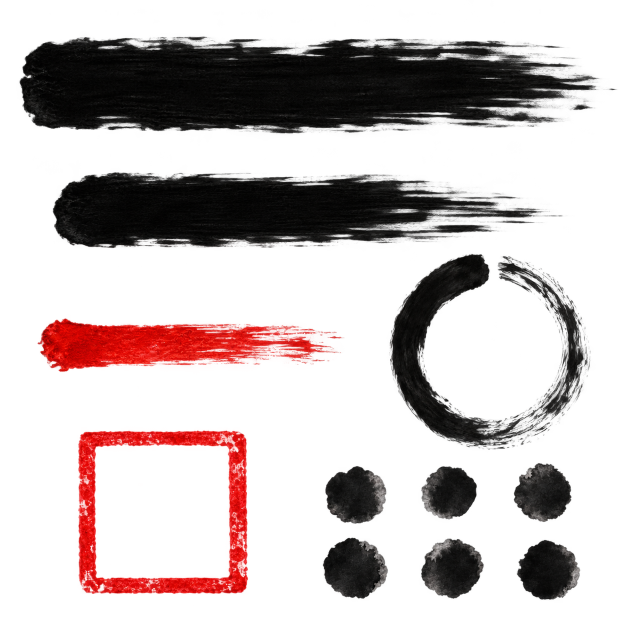
#> input picture tools/ui/src/commander_ink_sheet.webp, 1254 x 1254 px (shown at 1/2 size)
$ python commander_sheet.py
#> lines starting #> are read from the running program, lines starting #| are printed output that depends on the picture; after the words box and inside, x2 and y2 are one past the last pixel; in counts of white or black regions, pixels touching at a corner belong together
#!/usr/bin/env python3
"""Cut the commander UI's sumi brush art out of one painted sprite sheet.

    python3 tools/ui/commander_sheet.py [tools/ui/src/commander_ink_sheet.webp]

The sheet (transparent background) holds, top to bottom: a huge wide stroke
(the cut-in band), a wide stroke (the old banner, now taken from the second
sheet by team_sheet.py), a vermilion stroke and an enso, a vermilion hanko
seal and six ink drops. Each piece is cropped, cleaned of
stray specks, toned (vermilion for the reds, cream for the enso so it reads on
black ink) and written to assets/ui/ink/cmd_*.webp.
"""
import os
import sys

import numpy as np
from PIL import Image
from scipy import ndimage

ROOT = os.path.join(os.path.dirname(os.path.abspath(__file__)), "..", "..")
SRC = sys.argv[1] if len(sys.argv) > 1 else os.path.join(ROOT, "tools", "ui", "src", "commander_ink_sheet.webp")
OUT = os.path.join(ROOT, "assets", "ui", "ink")
VERMILION = np.array([186, 48, 38], np.float32)
PAPER = np.array([239, 230, 207], np.float32)


def pieces(a):
    """Bounding boxes of the painted pieces, largest first."""
    lab, n = ndimage.label(ndimage.binary_dilation(a[..., 3] > 24, iterations=10))
    boxes = []
    for i, sl in enumerate(ndimage.find_objects(lab)):
        area = int(((lab[sl] == i + 1) & (a[sl][..., 3] > 24)).sum())
        boxes.append((area, sl))
    return [sl for _, sl in sorted(boxes, key=lambda b: -b[0])]


def clean(c, keep=0.01, pad=8):
    """Drop specks (components under `keep` of the largest), then pad."""
    m = c[..., 3] > 24
    lab, n = ndimage.label(ndimage.binary_dilation(m, iterations=2))
    if n > 1:
        sizes = ndimage.sum(m, lab, range(1, n + 1))
        small = np.isin(lab, [i + 1 for i, s in enumerate(sizes) if s < keep * sizes.max()])
        c = c.copy()
        c[small, 3] = 0
    out = np.zeros((c.shape[0] + 2 * pad, c.shape[1] + 2 * pad, 4), np.uint8)
    out[pad:-pad, pad:-pad] = c
    return out


def lum(c):
    return c[..., :3].astype(np.float32).mean(axis=2) / 255.0


def tint(c, rgb, fade=0.0):
    """Recolour to `rgb`, keeping the alpha; `fade` thins the paler, dry parts."""
    o = c.copy().astype(np.float32)
    o[..., :3] = rgb
    o[..., 3] *= 1 - fade * lum(c)
    return o.clip(0, 255).astype(np.uint8)


def vermilion(c):
    """Bright red -> vermilion, keeping the paint's light and dark."""
    o = c.copy().astype(np.float32)
    shade = np.clip(o[..., 0] / 225.0, 0.55, 1.15)[..., None]
    o[..., :3] = VERMILION * shade + (o[..., 1:2] + o[..., 2:3]) * 0.25  # pale flecks stay pale
    return o.clip(0, 255).astype(np.uint8)


def save(arr, name, width=None, height=None, q=88):
    im = Image.fromarray(arr, "RGBA")
    if width:
        im = im.resize((width, max(1, round(im.height * width / im.width))), Image.LANCZOS)
    elif height:
        im = im.resize((max(1, round(im.width * height / im.height)), height), Image.LANCZOS)
    im.save(os.path.join(OUT, name), "WEBP", quality=q, method=6, exact=True)
    print(name, im.size)


def main():
    a = np.asarray(Image.open(SRC).convert("RGBA"))
#> a is the input picture: shape (1254, 1254, 4); mean R, G, B, A 57.2, 4.9, 4.6, 69.2
    big, small = pieces(a)[:5], pieces(a)[5:11]
#> in pieces, `lab, n = ndimage.label(ndimage.binary_dilation(a[..., 3] > 24, iterati..`: lab: shape (1254, 1254) int32; 12 distinct labels, from 0 to 11
#> in pieces, `lab, n = ndimage.label(ndimage.binary_dilation(a[..., 3] > 24, iterati..`: n = 11
#> the loop in pieces, `for i, sl in enumerate(ndimage.find_objects(lab)):` made 11 passes
#> area on passes 1 to 11: 180719, 109350, 51414, 40762, 38233, 10039, 10826, 9033, 11773, 11082, 11120
#> after the loop in pieces, `for i, sl in enumerate(ndimage.find_objects(lab)):`: boxes = 11 items
#> the loop in pieces (call 2), `for i, sl in enumerate(ndimage.find_objects(lab)):` made 11 passes
    # the five large pieces by position: top row, second row, then left/right halves
    big = sorted(big, key=lambda sl: (sl[0].start, sl[1].start))
#> big = 5 items
    band = big[0]  # big[1], the banner, is replaced by team_sheet.py's
    rest = sorted(big[2:], key=lambda sl: (sl[0].start, sl[1].start))
#> rest = 3 items
    red_or_enso = {}
    for sl in rest:
        c = a[sl]
        redness = (c[..., 0].astype(int) - c[..., 1]).clip(0)[c[..., 3] > 24].mean()
        squareish = abs((sl[0].stop - sl[0].start) - (sl[1].stop - sl[1].start)) < 60
        if redness > 60 and not squareish: red_or_enso["red"] = sl
        elif redness > 60: red_or_enso["seal"] = sl
        else: red_or_enso["enso"] = sl
#> this loop made 3 passes
#> (redness, squareish) on passes 1 to 3: (0.936, True), (201.7, False), (201.4, True)
#> after the loop, red_or_enso = 3 items

    save(clean(a[band]), "cmd_band.webp", width=1400, q=85)
#> in clean, `m = c[..., 3] > 24`:
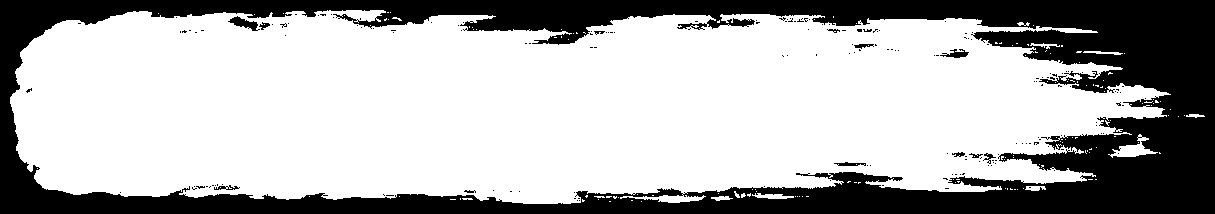
#> m: shape (214, 1215) bool; 69.5% white; 177 black regions (164 under 20 px), largest, box (x1, y1, x2, y2) and area: (0, 0, 1215, 214) 78075, (228, 16, 260, 31) 208, (940, 49, 969, 58) 132
#> in clean, `lab, n = ndimage.label(ndimage.binary_dilation(m, iterations=2))`: lab: shape (214, 1215) int32; 12 distinct labels, from 0 to 11
#> in clean, `lab, n = ndimage.label(ndimage.binary_dilation(m, iterations=2))`: n = 11
#> in clean, `sizes = ndimage.sum(m, lab, range(1, n + 1))`: sizes = [180135, 2, 98, 1, 1, 1, 1, 49, 1, 429, 1]
#> in clean, `small = np.isin(lab, [i + 1 for i, s in enumerate(sizes) if s < keep *..`: small: shape (214, 1215) bool; 0.49% white; 10 white regions (7 under 20 px), largest, box (x1, y1, x2, y2) and area: (1106, 132, 1163, 160) 738, (1074, 49, 1127, 57) 301, (1182, 112, 1207, 120) 142
#> in clean, `c[small, 3] = 0`:
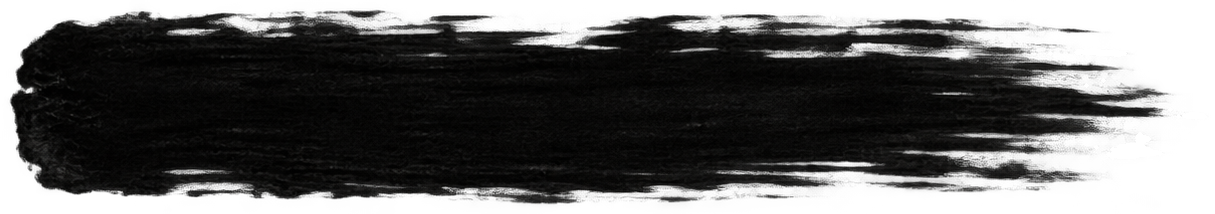
#> c: shape (214, 1215, 4); mean of channels 0, 1, 2, 3 6.6, 6.3, 5.9, 158.7; transparent parts drawn white
#| cmd_band.webp (1400, 262)
    save(vermilion(clean(a[red_or_enso["red"]], keep=0.02)), "cmd_swash_red.webp", width=560)
#> call 2 of clean, with keep = 0.02, pad = 8
#> in clean (call 2), `m = c[..., 3] > 24`: m: shape (127, 634) bool; 50.6% white; 86 black regions (77 under 20 px), largest, box (x1, y1, x2, y2) and area: (0, 0, 634, 127) 39015, (444, 43, 498, 54) 214, (465, 33, 487, 38) 53
#> in clean (call 2), `lab, n = ndimage.label(ndimage.binary_dilation(m, iterations=2))`:
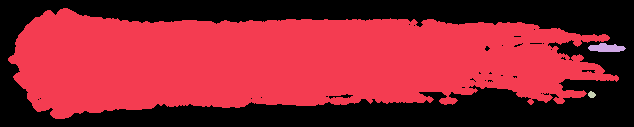
#> lab: shape (127, 634) int32; 4 distinct labels, from 0 to 3; one colour per label, 0 black
#> in clean (call 2), `lab, n = ndimage.label(ndimage.binary_dilation(m, iterations=2))`: n = 3
#> in clean (call 2), `sizes = ndimage.sum(m, lab, range(1, n + 1))`: sizes = [40654, 98, 10]
#> in clean (call 2), `small = np.isin(lab, [i + 1 for i, s in enumerate(sizes) if s < keep *..`: small: shape (127, 634) bool; 0.35% white; 2 white regions, box (x1, y1, x2, y2) and area: (588, 43, 626, 52) 245, (588, 91, 596, 98) 40
#> in clean (call 2), `c[small, 3] = 0`: c: shape (127, 634, 4); mean of channels 0, 1, 2, 3 213.4, 7.6, 5.2, 108.2
#| cmd_swash_red.webp (560, 123)
    save(vermilion(clean(a[red_or_enso["seal"]], keep=0.05)), "cmd_seal.webp", width=160)
#> in clean (call 3), `m = c[..., 3] > 24`: m: shape (347, 360) bool; 30.6% white; 1 white region, box (x1, y1, x2, y2) and area: (10, 10, 350, 337) 38233
#> in clean (call 3), `lab, n = ndimage.label(ndimage.binary_dilation(m, iterations=2))`: lab: shape (347, 360) int32; values 0 (black) and 1 (white), 34.5% white; 1 white region, box (x1, y1, x2, y2) and area: (8, 8, 352, 339) 43045
#| cmd_seal.webp (160, 154)
    save(tint(clean(a[red_or_enso["enso"]]), PAPER, fade=0.45), "cmd_enso.webp", width=220)
#> call 4 of clean, with keep = 0.01, pad = 8
#> in clean (call 4), `m = c[..., 3] > 24`: m: shape (413, 424) bool; 29.4% white; 121 white regions (100 under 20 px), largest, box (x1, y1, x2, y2) and area: (11, 10, 408, 398) 49791, (315, 50, 365, 105) 334, (252, 322, 286, 341) 117
#> in clean (call 4), `lab, n = ndimage.label(ndimage.binary_dilation(m, iterations=2))`:
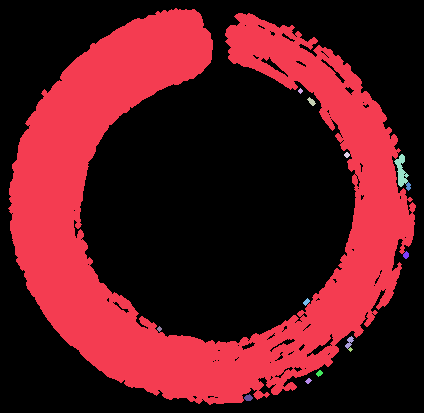
#> lab: shape (413, 424) int32; 15 distinct labels, from 0 to 14; one colour per label, 0 black
#> in clean (call 4), `lab, n = ndimage.label(ndimage.binary_dilation(m, iterations=2))`: n = 14
#> in clean (call 4), `sizes = ndimage.sum(m, lab, range(1, n + 1))`: sizes = [51296, 2, 8, 4, 55, 4, 7, 6, 2, 8, 1, 6, 4, 11]
#> in clean (call 4), `small = np.isin(lab, [i + 1 for i, s in enumerate(sizes) if s < keep *..`: small: shape (413, 424) bool; 0.34% white; 11 white regions (2 under 20 px), largest, box (x1, y1, x2, y2) and area: (394, 154, 411, 191) 262, (345, 336, 354, 352) 69, (244, 394, 253, 401) 43
#> in clean (call 4), `c[small, 3] = 0`: c: shape (413, 424, 4); mean of channels 0, 1, 2, 3 17.2, 4.6, 4.2, 58.4
#> in lum, `return c[..., :3].astype(np.float32).mean(axis=2) / 255.0`:
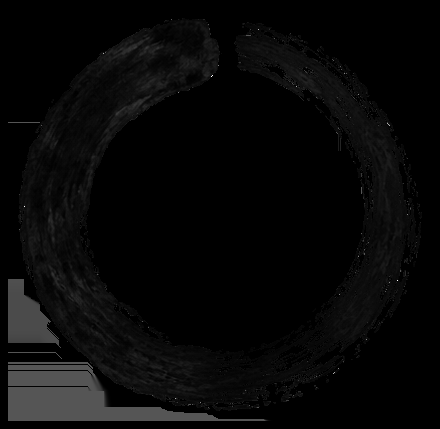
#> returned value: shape (429, 440) float32; min 0, max 1, mean 0.0315
#| cmd_enso.webp (220, 214)

    # six drops -> one strip of 64px cells (a CSS mask, so white), and one as the dab
    drops = sorted(small, key=lambda sl: (sl[0].start // 80, sl[1].start))
#> drops = 6 items
    cell = 64
    strip = Image.new("RGBA", (cell * len(drops), cell), (0, 0, 0, 0))
#> strip: PIL image 384x64 RGBA; every value is 0
    for k, sl in enumerate(drops):
        d = Image.fromarray(tint(clean(a[sl], pad=4), (255, 255, 255), fade=0.5), "RGBA")
        d.thumbnail((cell - 4, cell - 4), Image.LANCZOS)
        strip.alpha_composite(d, (k * cell + (cell - d.width) // 2, (cell - d.height) // 2))
        if k == 0:
            d.save(os.path.join(OUT, "cmd_dab.webp"), "WEBP", quality=90, method=6, exact=True)
#> this loop made 6 passes
#> pass 1, in clean (call 5), `lab, n = ndimage.label(ndimage.binary_dilation(m, iterations=2))`:
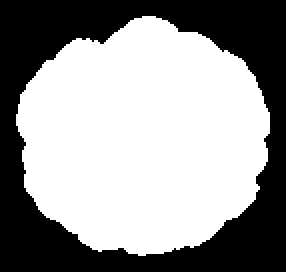
#> lab: shape (136, 143) int32 (shown 2 times larger); values 0 (black) and 1 (white), 59.4% white; 1 black region, box (x1, y1, x2, y2) and area: (0, 0, 143, 136) 7897
#> pass 1, in tint (call 2), `o = c.copy().astype(np.float32)`:
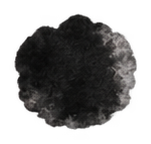
#> o: shape (144, 151, 4) float32; mean of channels 0, 1, 2, 3 88.6, 22.2, 21.8, 121.8; transparent parts drawn white
    strip.save(os.path.join(OUT, "cmd_drops.webp"), "WEBP", quality=90, method=6, exact=True)
    print("cmd_drops.webp", strip.size)
#| cmd_drops.webp (384, 64)


if __name__ == "__main__":
    main()
